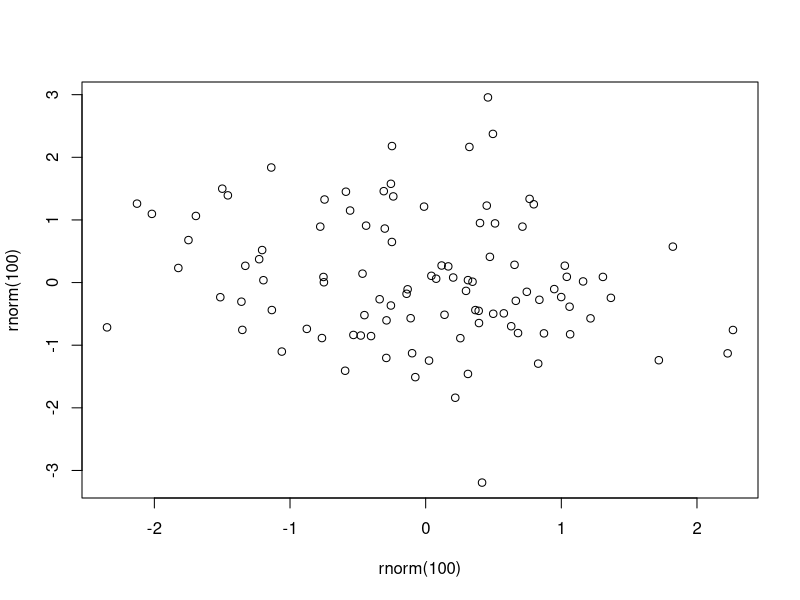
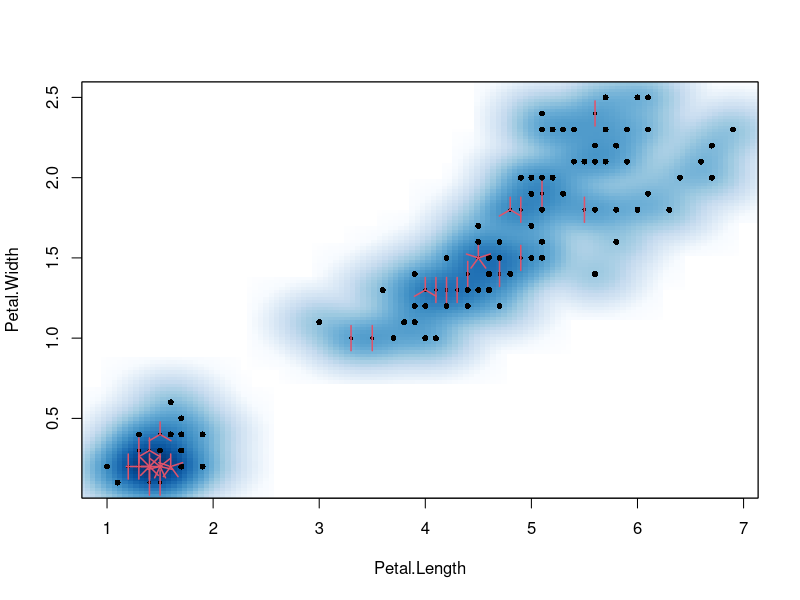

Recreate these plots in R, in order.
## ---- chunk 1
#| example-a,
#| attr.chunk = '#example-a',
#| attr.source = '.line-numbers',
#| attr.plot = c('.round width="400"', '.dark .img-center'),
#| fig.alt = c('A scatterplot of rnorm(100) numbers.',
#|   'A sunflower plot of iris.')

plot(rnorm(100), rnorm(100))
i34 = iris[, 3:4]
smoothScatter(i34)
sunflowerplot(i34, add = TRUE)
